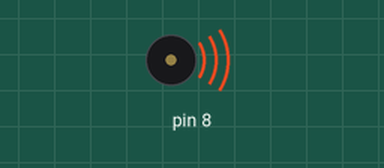
Recording of a sketch running on a simulated Arduino Uno, built with avr-gcc and run on an emulated ATmega328P. On the bench: buzzer (waves = sounding).

Above: at 0.05 s.
At 2.75 s:
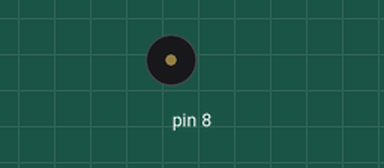
Timing chart, 0 to 3.0 s (numbered marks = the images above):
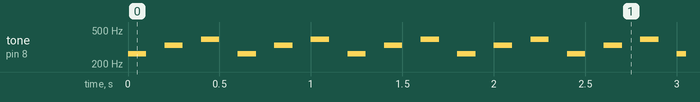

Measured:
- by itself, tone on pin 8: repeats every 0.60 s: silent 0.10 s, 330 Hz 0.10 s, silent 0.10 s, 392 Hz 0.10 s, silent 0.10 s, 262 Hz 0.10 s

The sketch:

sketch_jun13a.ino
```cpp
void setup() {
  // put your setup code here, to run once:

}
int melody[] = {262, 262, 294, 330, 349, 392, 440, 494, 523};
int song[] = {1, 3, 5, 1, 3, 5};
int length = sizeof(song) / sizeof(int);

void loop() {
  //8번핀에 연결된 Piezo Buzzer에
  //330Hz의 진동수를 100ms (0.1s)동안 울려라!

  for(int i = 0 ; i < length;  i++){
    tone(8, melody[song[i]], 100);
  delay(200);
  }


}
```
